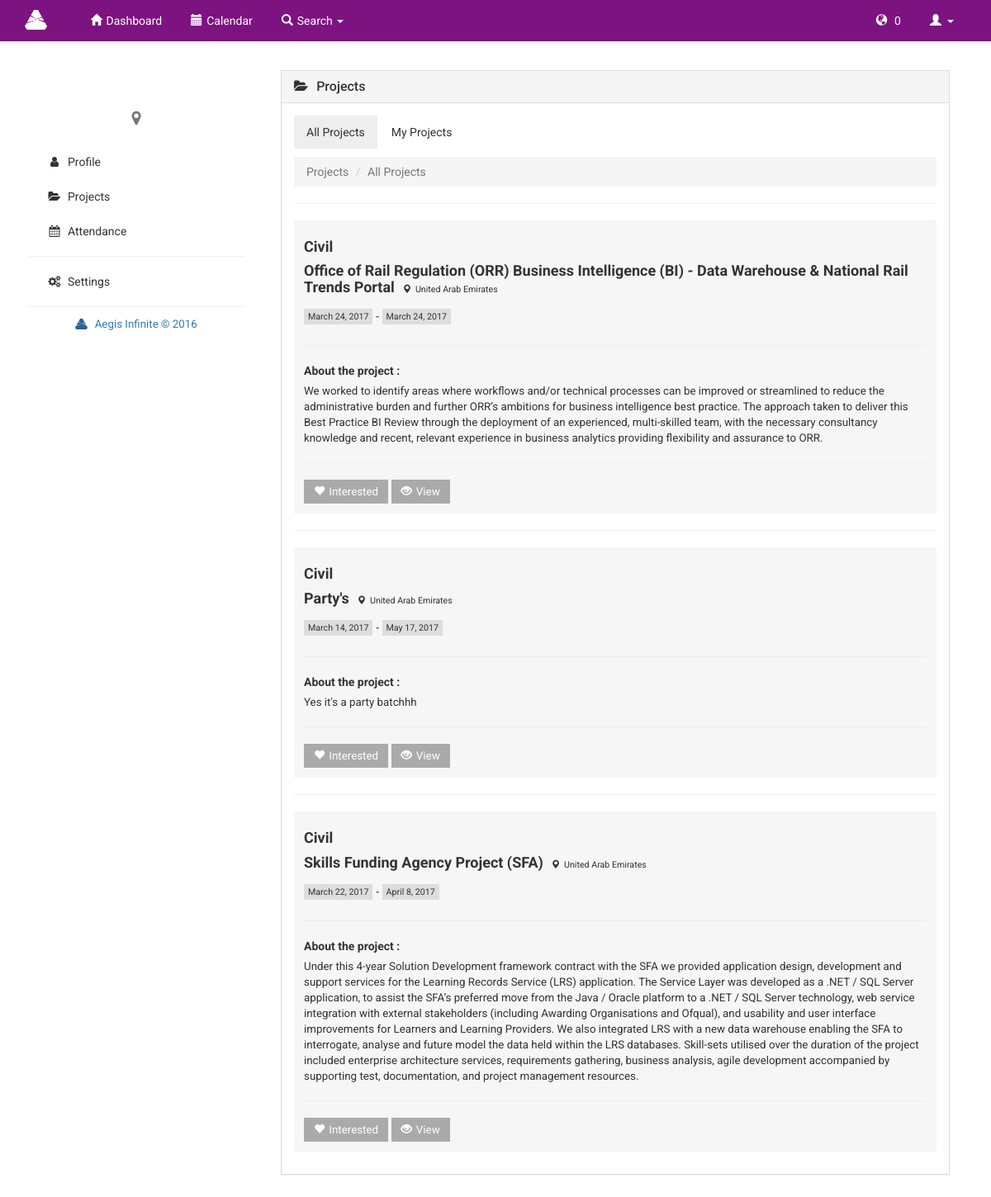
Page /index.php/employee/all_projects on the committed database.
### tables this page shows
CREATE TABLE `skills` (
  `skillsID` int(11) NOT NULL,
  `skillName` varchar(255) NOT NULL
);

CREATE TABLE `projects` (
  `projectID` int(11) NOT NULL,
  `title` varchar(255) NOT NULL,
  `description` text NOT NULL,
  `startDate` date DEFAULT NULL,
  `endDate` date DEFAULT NULL,
  `projectType` varchar(255) NOT NULL,
  `projLocation` varchar(255) NOT NULL,
  `budget` float(15,2) NOT NULL,
  `completion` enum('Ongoing','Completed') NOT NULL
);

### application/controllers/employee.php (called while the page is built, shortened)
<?php
class employee extends CI_Controller {
    function __construct() {
        $this->load->helper(array('url', 'form', 'file'));
        $this->load->library(array('form_validation', 'session'));
        $this->load->database();
        $this->load->model(array('emp_model', 'admin_model'));
    }
    function all_projects() {
        $id = $this->session->userdata('userID');
        $username = $this->session->userdata('username');
        $data['userID'] = $id;
        $data['username'] = $username;
        $data['fname'] = $this->session->userdata('fname');
        $data['lname'] = $this->session->userdata('lname');
        $data['location'] = $this->session->userdata('location');
        $data['designation'] = $this->session->userdata('designation');
        $data['availability'] = $this->session->userdata('availability');
        $data['pSkills'] = $this->emp_model->view_projskills($username);
        $data['projects'] = $this->emp_model->view_project_skills($username);
        $data['pics'] = $this->emp_model->get_image($username);
        $data['notif'] = $this->admin_model->get_alert($id);
        $data['count'] = $this->emp_model->count_notif($id);
        $this->load->view('employee/projects/all-projects', $data);
    }
}

### index.php (called while the page is built, shortened)
<?php
require_once BASEPATH.'core/CodeIgniter.php';

### application/models/emp_model.php (called while the page is built, shortened)
<?php
class emp_model extends CI_Model {
    function view_projskills($username) {
        $this->db->select('*');
        $this->db->from('projects_skills ps');
        $this->db->join('skills s', 's.skillsID = ps.skillsID', 'left');
        $this->db->join('projects p', 'p.projectID = ps.projectID', 'left');
        $this->db->join('users_skills e', 'e.skillsID = s.skillsID');
        $this->db->join('users u', 'u.userID = e.userID');
        $this->db->order_by('ps.projectID', 'desc');
        $this->db->where('u.username', $username);
        $result = array();
        return $result;
    }
    function view_project_skills($username) {
        $this->db->select('*');
        $this->db->from('projects_skills ps');
        $this->db->join('skills s', 's.skillsID = ps.skillsID', 'left');
        $this->db->join('projects p', 'p.projectID = ps.projectID', 'left');
        $this->db->join('users_skills e', 'e.skillsID = s.skillsID');
        $this->db->join('users u', 'u.userID = e.userID');
        $this->db->order_by('ps.projectID', 'desc');
        $this->db->group_by('ps.projectID');
        $this->db->where('u.username !=',$username);
        $query = $this->db->get();
        $result = array();
        if ($query->num_rows() > 0) {
            foreach ($query->result_array() as $row) {
                $result[] = $row;
            }
            return $result;
        }
        return $result;
    }
    function get_image($username) {
        $this->db->select('*');
        $this->db->from('users');
        $this->db->where('username', $username);
        $query = $this->db->get()->result();
        return $query;
    }
    function count_notif($user) {
        $this->db->select('*');
        $this->db->from('request_temp');
        $this->db->where('userID', $user);
        return $this->db->count_all_results();
    }
}
?>

### application/views/employee/projects/all-projects.php (the view, shortened to what this page needs)
<div class="profile container">
    <div class="row">
        <div class="profile-content col-md-9">
            <div class="col-md-12">
                <div class="panel panel-default">
                    <div class="panel-heading">
                        <h3 class="panel-title"><i class="fa fa-folder-open"></i>Projects</h3>
                    </div>
                    <div class="panel-body">
                        <ul class="nav nav-pills">
                            <li role="presentation" class="active"><a href="<?php echo base_url(); ?>employee/all_projects">All Projects</a></li>
                            <li role="presentation"><a href="<?php echo base_url(); ?>employee/my_projects">My Projects</a></li>
                        </ul>
                        <ol class="breadcrumb" style="margin-top: 10px;">
                            <li><a href="<?php echo base_url(); ?>employee/all_projects">Projects</a></li>
                            <li class="active">All Projects</li>
                        </ol>
                        <?php foreach ($projects as $data) { ?>
                            <hr>
                            <div class ="proj">
                                <h4 style="font-weight: 700;"><?php echo $data['projectType']; ?></h4>
                                <h4 style="font-weight: 700;">
                                    <?php echo $data['title']; ?>
                                    <label class='location'><span class="glyphicon glyphicon-map-marker"></span><?php echo $data['projLocation']; ?></label>
                                </h4>
                                <label class="date">
                                    <?php echo date("F j, Y", strtotime($data['startDate'])); ?>
                                </label>
                                <label class="date-title">-</label>
                                <label class="date">
                                    <?php echo date("F j, Y", strtotime($data['endDate'])); ?>
                                </label>
                                <hr>
                                <label>About the project : </label>
                                <p class="desc"><?php echo $data['description']; ?> </p>
                                <hr>
                                <a href="" class="join clicked"><span class="glyphicon glyphicon-heart" style="margin-left: 0px;"></span>Interested </a>
                                <a href="<?php echo base_url() . 'employee/view_projects/' . $data['projectID']; ?>" class="join clicked"><span class="glyphicon glyphicon-eye-open" style="margin-left: 0px;"></span>View </a>
                            </div>
                        <?php } ?>
                    </div>
                </div>
            </div>
        </div>
    </div>
</div>

### css/navbar.css (style rules this page uses)
body { font-family: 'Roboto', sans-serif; }
.label,.glyphicon { margin-right: 5px; margin-left: 5px; }

### css/admin.css (style rules this page uses)
a { text-decoration: none; }
.nav-pills>li>a { border-radius: 0px; color: #333; }
.nav-pills>li.active>a, .nav-pills>li.active>a:focus, .nav-pills>li.active>a:hover { background-color: #eee; color: #333; }
.breadcrumb { border-radius: 0px; }
.breadcrumb a { color: #777; }
.panel { border-radius: 0px; margin: 15px; }
.panel-heading { border-radius: 0px; }

### css/profile.css (style rules this page uses)
.profile { margin-bottom: 20px; padding-left: 20px; padding-right: 20px; }
.profile-content .fa { margin-right: 10px; }
.profile-content .panel { border-radius: 0px; }
.profile .col-md-9 { padding-right: 0px; padding-left: 0px; }
p.desc { font-size: 10pt; }
label.location { font-size: 8pt; font-weight: 400; }
label.date-title { font-size: 8pt; }
label.date { font-size: 8pt; font-weight: 400; background-color: #ddd; padding: 2px 5px; }
.proj { background-color: #f6f6f6; padding: 12px; margin: 12px 0px; }
.join { display: inline-block; background: #aaa; color: #fff; font-size: 10pt; padding: 5px 12px; border: none; }

### css/table.css (style rules this page uses)
* { margin: 0; padding: 0; }

### rows in the picture
skills: projects.projectType "Civil", projects.title "Office of Rail Regulation (ORR) Business Intelligence (BI) - Data Warehouse & National Rail Trends Portal", projects.projLocation "United Arab Emirates", projects.startDate "March 24, 2017", projects.endDate "March 24, 2017", projects.description "We worked to identify areas where workflows and/or technical processes can be improved or streamlined to reduce the administrative burden and further ORR’s ambitions for business intelligence best practice. The approach taken to deliver this Best Practice BI Review through the deployment of an experienced, multi-skilled team, with the necessary consultancy knowledge and recent, relevant experience in business analytics providing flexibility and assurance to ORR.", projects.title "Party's", projects.startDate "March 14, 2017", projects.endDate "May 17, 2017", projects.description "Yes it's a party batchhh"
skills: projects.projectType "Civil", projects.title "Skills Funding Agency Project (SFA)", projects.projLocation "United Arab Emirates", projects.startDate "March 22, 2017", projects.endDate "April 8, 2017", projects.description "Under this 4-year Solution Development framework contract with the SFA we provided application design, development and support services for the Learning Records Service (LRS) application. The Service Layer was developed as a .NET / SQL Server application, to assist the SFA’s preferred move from the Java / Oracle platform to a .NET / SQL Server technology, web service integration with external stakeholders (including Awarding Organisations and Ofqual), and usability and user interface improvements for Learners and Learning Providers. We also integrated LRS with a new data warehouse enabling the SFA to interrogate, analyse and future model the data held within the LRS databases. Skill-sets…"

### other values in the picture
$count "0"
